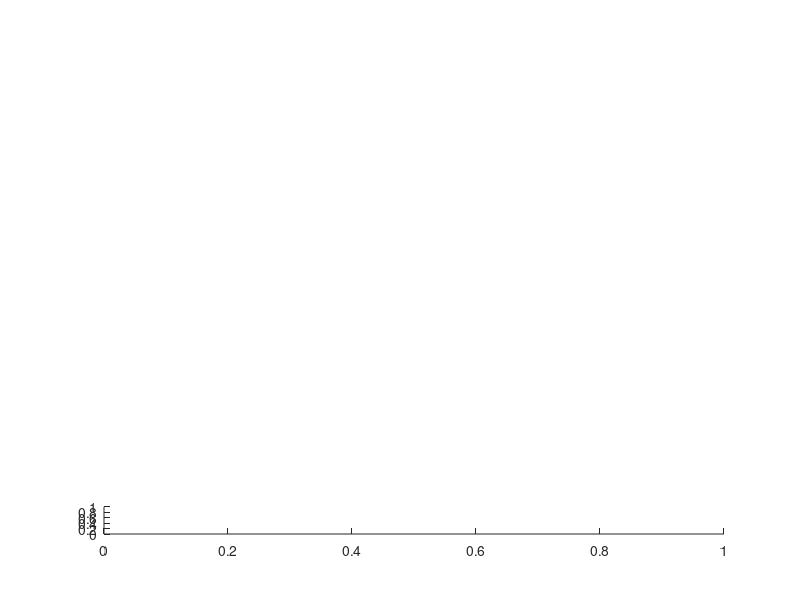

Source code (MATLAB): (Note: this script raises an error after producing the figure.)
figure
axis off
subplot(8,1,8) 
plot(1:nBins,centroidHisto10/max(centroidHisto10),1:nBins,mutantHisto10/max(mutantHisto10))

subplot(8,1,7) 
plot(1:100,centroidHisto20/max(centroidHisto20),1:100,mutantHisto20/max(mutantHisto20))

subplot(8,1,6) 
plot(1:nBins,centroidHisto30/max(centroidHisto30),1:nBins,mutantHisto30/max(mutantHisto30))

subplot(8,1,5) 
plot(1:nBins,centroidHisto40/max(centroidHisto40),1:nBins,mutantHisto40/max(mutantHisto40))

subplot(8,1,4) 
plot(1:nBins,centroidHisto50/max(centroidHisto50),1:nBins,mutantHisto50/max(mutantHisto50))

subplot(8,1,3) 
plot(1:nBins,centroidHisto60/max(centroidHisto60),1:nBins,mutantHisto60/max(mutantHisto60))

subplot(8,1,2) 
plot(1:nBins,centroidHisto70/max(centroidHisto70),1:nBins,mutantHisto70/max(mutantHisto70))
a = axes;
set(a,'xticklabel',[]);

subplot(8,1,1) 
plot(1:nBins,centroidHisto80/max(centroidHisto80),1:nBins,mutantHisto80/max(mutantHisto80))
set(gcf,'color','white')